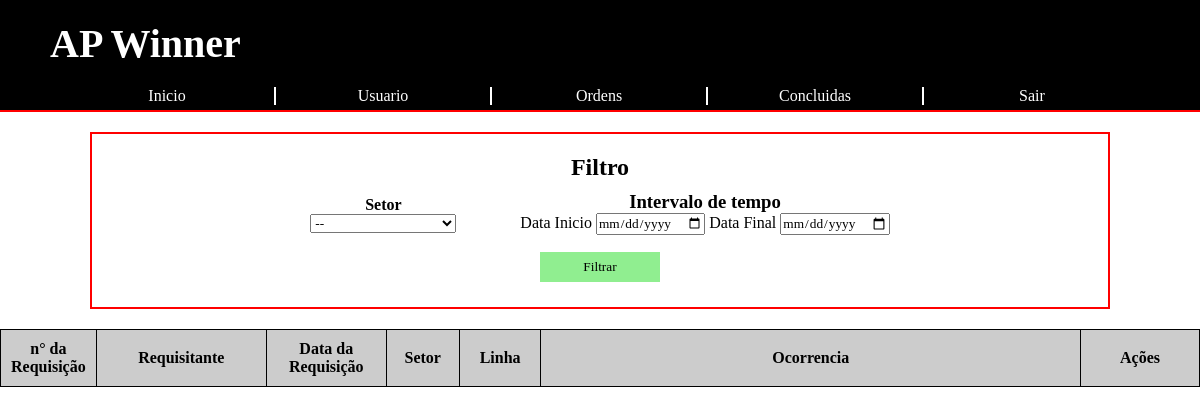
Page /ordensConcluidas.php on the earlier database version.
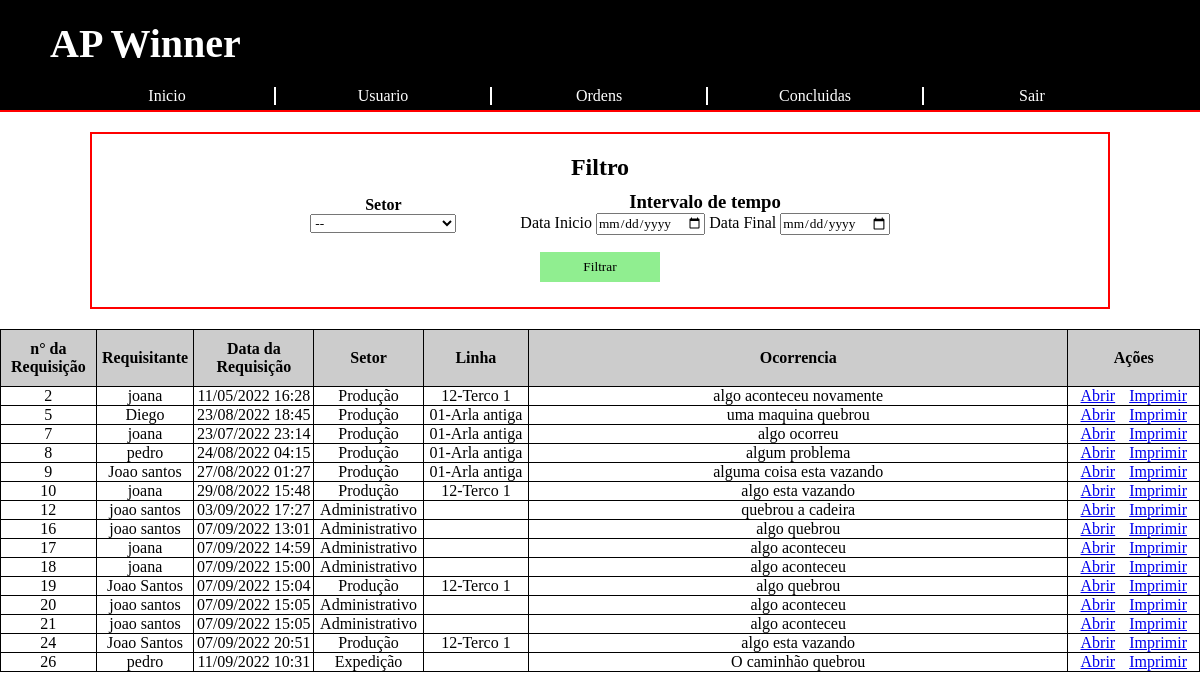
Same page on the later database version.
### tables this page shows
CREATE TABLE `ordemservico` (
  `id` int(11) NOT NULL,
  `nomeRequisitante` varchar(80) NOT NULL,
  `setor` varchar(20) NOT NULL,
  `linhaProducao` varchar(40) DEFAULT NULL,
  `dataRequisicao` datetime NOT NULL,
  `tipoManutencao` varchar(20) NOT NULL,
  `nomeManutencao` varchar(50) NOT NULL,
  `dataInicio` datetime NOT NULL,
  `dataTermino` datetime NOT NULL,
  `parteProblema` varchar(50) NOT NULL,
  `motivoProblema` text NOT NULL,
  `descricaoRequisicao` text NOT NULL,
  `solucao` text NOT NULL,
  `tempo_parada` time NOT NULL,
  `nomeTerceiros` varchar(30) DEFAULT NULL,
  `concluido` int(1) NOT NULL DEFAULT 0
);

### php/concluidos.php (the view)
<?php
    include 'config.php';
    $sql = "SELECT * FROM ordemservico WHERE concluido = '1' ";
    $dados = mysqli_query($conn,$sql);
    while($row = mysqli_fetch_array($dados)){
?>
    <tr>
        <td><?php echo $row['id'] ?></td>
        <td><?php echo $row['nomeRequisitante'] ?></td>
        <td><?php echo date('d/m/Y H:i', strtotime($row['dataRequisicao']))?></td>
        <td><?php echo $row['setor'] ?></td>
        <td><?php echo $row['linhaProducao'] ?></td>
        <td><?php echo $row['descricaoRequisicao'] ?></td>
        <td>
            <a href="ordem.php?id=<?php echo $row['id'] ?>">Abrir</a>
            <a href="imprimirReq.php?id=<?php echo $row['id'] ?>">Imprimir</a>
        </td>
    </tr>
<?php
    }
?>

### parts/header.php (shortened to what this page needs)
<!DOCTYPE html>
<html>
<head>
	<link rel="stylesheet" type="text/css" href="css/style.css">
</head>
<body>
	<header>
		<h1>AP Winner</h1>
		<div class="top-menu">
			<div class="item"><a href="index.php">Inicio</a></div>
			<div class="item"><a href="Usuario.php">Usuario</a></div>
			<div class="item"><a href="ordens.php">Ordens</a></div>
			<div class="item"><a href="ordensConcluidas.php">Concluidas</a></div>
			<div class="item last"><a href="php/logout.php">Sair</a></div>
		</div>
	</header>

### ordensConcluidas.php
<?php
	include 'parts/header.php';
?>
<div class="filtro">
    <?php
        require 'php/filtro.php';
        filtrodados('registrosFiltrados.php','Filtro','Filtrar');
    ?>
</div>
<div class="registro-ordens" id="registros_ordens">
<table>
	<tr>
		<th class="id">n° da Requisição</th>
		<th class="req">Requisitante</th>
		<th class="data">Data da Requisição</th>
		<th class="setor">Setor</th>
		<th class="linha">Linha</th>
		<th class="ocor">Ocorrencia</th>
		<th class="acoes">Ações</th>
	</tr>
	<?php
		require_once 'php/concluidos.php';
	?>
</table>
</div>
<?php include 'parts/footer.php'?>

### php/filtro.php (shortened to what this page needs)
<?php function filtrodados($caminho, $titulo, $btn){?>
<div class="filtro" id="filtro">
    <form class="filtrar" method="POST" action="<?php echo($caminho); ?>" id="filtro">
        <h2><?php echo $titulo ?></h2>
        <div>
        <h4>Setor</h4>
        <select name="setorFiltro" id="setorFiltro" required>
            <option disabled selected>--</option>
        </select>
        </div>
        <div>
            <h3>Intervalo de tempo</h3>
            <label>Data Inicio</label>
            <input type="date" name="intDataInicio">
            <label>Data Final</label>
            <input type="date" name="intDataFim">
        </div>
        <input type="submit" value="<?php echo $btn?>">
    </form>
</div>
<?php
    }
?>

### parts/footer.php
<?php
    echo('<footer>
    </footer>
</body>
</html>');
?>

### css/style.css (style rules this page uses)
* { margin:0; padding:0; font-family: calibri; box-sizing: border-box; }
header { position: relative; background-color: black; color: white; border-bottom: 2px solid red; }
header h1 { padding:20px 50px; font-size: 40px; }
header .item { width:20%; text-align: center; }
header .item:not(.last) { border-right: 2px solid white; }
header a { text-decoration: none; color: white; }
header .top-menu { display: flex; width: 90%; margin: 0 auto; margin-bottom: 5px; }
form { box-sizing: border-box; width:85%; margin: 20px auto; text-align: center; border: 2px solid red; padding-top: 20px; padding-bottom: 10px; }
form h2 { padding-bottom: 10px; }
form label { display: inline-block; padding-bottom: 5px; }
form input[type=submit], form input[type=reset] { margin-top: 10px; width: 120px; height: 30px; }
form input[type=submit] { background-color: lightgreen; border: 0; transition: 0.7s; }
.registro-ordens { max-width: 1280px; width: 100%; margin: 20px auto; }
table { width: 100%; border-collapse: collapse; text-align: center; }
table tr, table td, table th { border: 1px solid black; }
table th { background-color: #ccc; }
table .id { width: 3%; padding: 10px; }
table .data { width: 10%; padding: 10px; }
table .ocor { width: 45%; }
table .acoes { padding: 10px; }
table td a { padding: 5px; }
form.filtrar div { display: inline-block; padding: 0 30px; text-align: center; }
form.filtrar div select { display: block; }
form.filtrar input[type=submit] { display: block; margin: 15px auto; }

Differences in the rows shown:
added ordemservico: id "2", nomeRequisitante "joana", dataRequisicao "11/05/2022 16:28", setor "Produção", linhaProducao "12-Terco 1", descricaoRequisicao "algo aconteceu novamente"
added ordemservico: id "5", nomeRequisitante "Diego", dataRequisicao "23/08/2022 18:45", setor "Produção", linhaProducao "01-Arla antiga", descricaoRequisicao "uma maquina quebrou"
added ordemservico: id "7", nomeRequisitante "joana", dataRequisicao "23/07/2022 23:14", setor "Produção", linhaProducao "01-Arla antiga", descricaoRequisicao "algo ocorreu"
added ordemservico: id "8", nomeRequisitante "pedro", dataRequisicao "24/08/2022 04:15", setor "Produção", linhaProducao "01-Arla antiga", descricaoRequisicao "algum problema"
added ordemservico: id "9", nomeRequisitante "Joao santos", dataRequisicao "27/08/2022 01:27", setor "Produção", linhaProducao "01-Arla antiga", descricaoRequisicao "alguma coisa esta vazando"
added ordemservico: id "10", nomeRequisitante "joana", dataRequisicao "29/08/2022 15:48", setor "Produção", linhaProducao "12-Terco 1", descricaoRequisicao "algo esta vazando"
added ordemservico: id "12", nomeRequisitante "joao santos", dataRequisicao "03/09/2022 17:27", setor "Administrativo", descricaoRequisicao "quebrou a cadeira"
added ordemservico: id "16", nomeRequisitante "joao santos", dataRequisicao "07/09/2022 13:01", setor "Administrativo", descricaoRequisicao "algo quebrou"
added ordemservico: id "17", nomeRequisitante "joana", dataRequisicao "07/09/2022 14:59", setor "Administrativo", descricaoRequisicao "algo aconteceu"
added ordemservico: id "18", nomeRequisitante "joana", dataRequisicao "07/09/2022 15:00", setor "Administrativo", descricaoRequisicao "algo aconteceu"
added ordemservico: id "19", nomeRequisitante "Joao Santos", dataRequisicao "07/09/2022 15:04", setor "Produção", linhaProducao "12-Terco 1", descricaoRequisicao "algo quebrou"
added ordemservico: id "20", nomeRequisitante "joao santos", dataRequisicao "07/09/2022 15:05", setor "Administrativo", descricaoRequisicao "algo aconteceu"
added ordemservico: id "21", nomeRequisitante "joao santos", dataRequisicao "07/09/2022 15:05", setor "Administrativo", descricaoRequisicao "algo aconteceu"
added ordemservico: id "24", nomeRequisitante "Joao Santos", dataRequisicao "07/09/2022 20:51", setor "Produção", linhaProducao "12-Terco 1", descricaoRequisicao "algo esta vazando"
added ordemservico: id "26", nomeRequisitante "pedro", dataRequisicao "11/09/2022 10:31", setor "Expedição", descricaoRequisicao "O caminhão quebrou"
